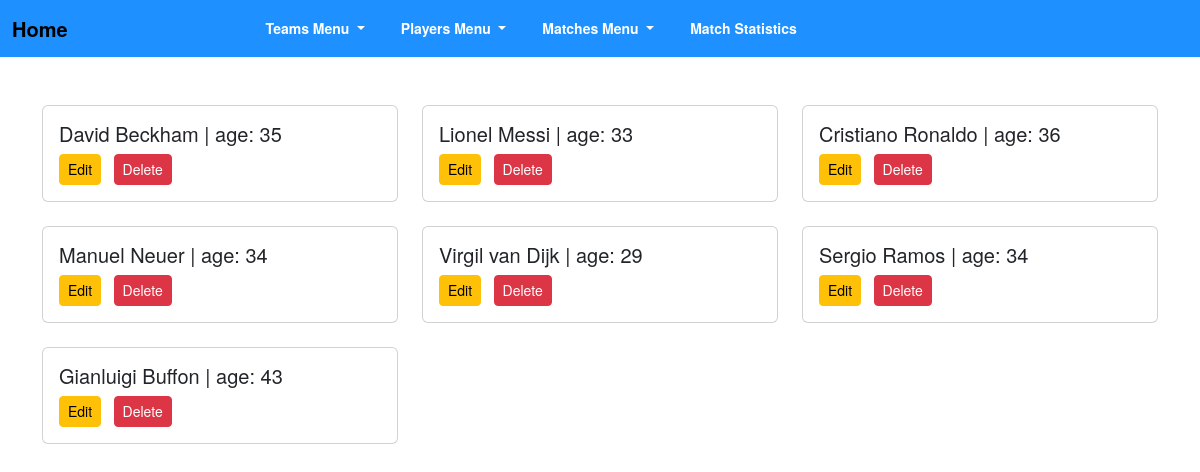
The page /playersView.php on the database its author committed.
### tables this page shows
CREATE TABLE IF NOT EXISTS players(
    id INT AUTO_INCREMENT PRIMARY KEY,
    name VARCHAR(150) NOT NULL,
    age INT NOT NULL,
    position ENUM('striker', 'midfielder', 'defender', 'goalkeeper'),
    team_id INT,
    FOREIGN KEY (team_id) REFERENCES teams(id) ON DELETE CASCADE ON UPDATE CASCADE
    );

### playersView.php (the view)
<?php
include 'header.php';
$conn = include 'connect.php';
$sql = "SELECT * FROM players";
$stmt = $conn->prepare($sql);
$stmt->execute();
$players = $stmt->get_result();
?>
<div class="container mt-5">
    <div class="row">
        <?php foreach ($players as $player): ?>
            <div class="col-md-4">
                <div class="card mb-4">
                    <div class="card-body">
                        <h5 class="card-title"><?php echo $player['name'] . " | age: " . $player['age']; ?></h5>
                        <a href="editPlayer.php?id=<?php echo $player['id']; ?>"
                           class="btn btn-warning btn-sm me-2">Edit</a>
                        <a href="deletePlayer.php?id=<?php echo $player['id']; ?>"
                           class="btn btn-danger btn-sm">Delete</a>
                    </div>
                </div>
            </div>
        <?php endforeach; ?>
    </div>
</div>

### header.php (shortened to what this page needs)
<!DOCTYPE html>
<html lang="en">
<head>
    <link rel="stylesheet" href="https://cdn.jsdelivr.net/npm/bootstrap@5.3.2/dist/css/bootstrap.min.css"
>
    <link rel="stylesheet" href="static/styles/main.css">
</head>
<body>
<nav class="navbar navbar-expand-lg">
    <div class="container-fluid">
        <a class="navbar-brand" href="/">Home</a>
        <ul class="navbar-nav me-auto mb-2 mb-lg-0">
            <li class="nav-item dropdown">
                <a class="nav-link dropdown-toggle" href="#" id="teamsDropdown" role="button"
                   data-bs-toggle="dropdown" aria-expanded="false">
                    Teams Menu
                </a>
            </li>
            <li class="nav-item dropdown">
                <a class="nav-link dropdown-toggle" href="#" id="playersDropdown" role="button"
                   data-bs-toggle="dropdown" aria-expanded="false">
                    Players Menu
                </a>
            </li>
            <li class="nav-item dropdown">
                <a class="nav-link dropdown-toggle" href="#" id="matchesDropdown" role="button"
                   data-bs-toggle="dropdown" aria-expanded="false">
                    Matches Menu
                </a>
            </li>
            <li class="nav-item">
                <a class="nav-link" href="./statisticsMatch.php">Match Statistics</a>
            </li>
        </ul>
    </div>
</nav>

### static/styles/main.css (style rules this page uses)
.navbar { background: dodgerblue; padding: 0; font-weight: 700; font-size: 14px; }
.nav-item { padding: 10px }
.navbar-brand { margin-right: 15vw; }
.nav-link { color: white; }
.container { display: flex; flex-direction: column; align-items: center; }
body { font-family: "Helvetica Neue", Helvetica, Arial, sans-serif; font-weight: 700; display: flex; flex-direction: column; min-height: 100vh; background: white; }

### rows shown on the page
players: name "David Beckham", age "35"
players: name "Lionel Messi", age "33"
players: name "Cristiano Ronaldo", age "36"
players: name "Manuel Neuer", age "34"
players: name "Virgil van Dijk", age "29"
players: name "Sergio Ramos", age "34"
players: name "Gianluigi Buffon", age "43"
